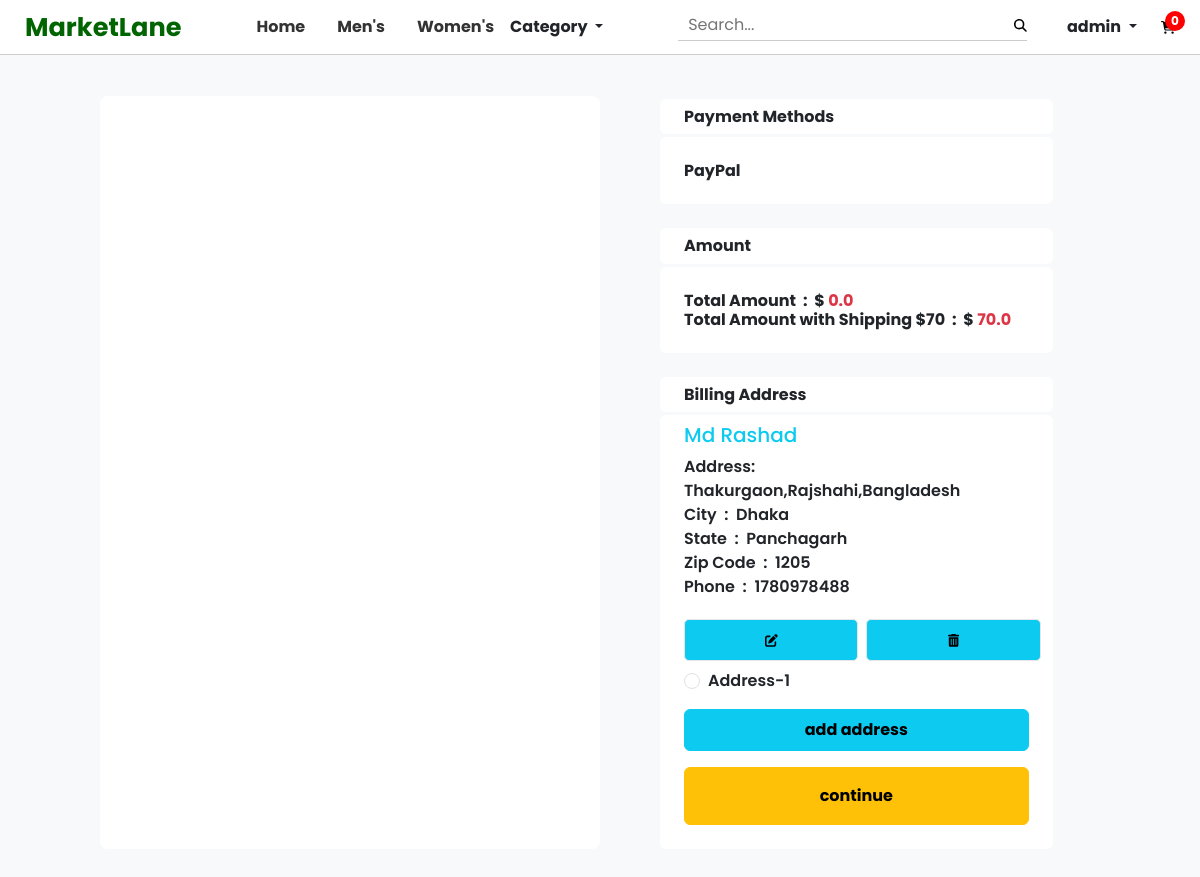
Screenshot of /checkout/ (signed in) with the database file from the repository.
### core/models.py (models this page shows, shortened)
class CustomerAddress(models.Model):
    STATE_CHOICES = [
        ('Rajshahi', (
                ('Bogura', 'Bogura'),
                ('Joypurhat', 'Joypurhat'),
                ('Naogaon', 'Naogaon'),
                ('Natore', 'Natore'),('Chapainawabganj', 'Chapainawabganj'),
                ('Pabna', 'Pabna'),('Rajshahi', 'Rajshahi'),
                ('Sirajganj', 'Sirajganj'),
            )
        ),
        ('Rangpur', (
                ('Dinajpur', 'Dinajpur'),
                ('Gaibandha', 'Gaibandha'),
                ('Kurigram', 'Kurigram'),
                ('Lalmonirhat', 'Lalmonirhat'),
                ('Nilphamari', 'Nilphamari'),('Panchagarh', 'Panchagarh'),
                ('Rangpur', 'Rangpur'),('Thakurgaon', 'Thakurgaon'),
            )
        ),
        ('Sylhet', (
                ('Habiganj', 'Habiganj'),
                ('Maulvibazar', 'Maulvibazar'),
                ('Sunamganj', 'Sunamganj'),('Sylhet', 'Sylhet'),
            )
        ),
        ('Barisal', (
                ('Barguna', 'Barguna'),
                ('Barisal', 'Barisal'),
                ('Bhola', 'Bhola'),
                ('Jhalokati', 'Jhalokati'),
                ('Patuakhali', 'Patuakhali'),
                ('Pirojpur', 'Pirojpur'),
            )
        ),
        ('Chittagong', (
                ('Bandarban', 'Bandarban'),
                ('Brahmanbaria', 'Brahmanbaria'),
                ('Chandpur', 'Chandpur'),
                ('Chittagong', 'Chittagong'),
                ('Comilla', 'Comilla'),
                ('Cox\'s Bazar', 'Cox\'s Bazar'),
                ('Feni', 'Feni'),
                ('Khagrachhari', 'Khagrachhari'),
                ('Lakshmipur', 'Lakshmipur'),
                ('Noakhali', 'Noakhali'),
                ('Rangamati', 'Rangamati'),
            )
        ),
        ('Dhaka', (
                ('Dhaka', 'Dhaka'),
                ('Faridpur', 'Faridpur'),
                ('Gazipur', 'Gazipur'),
                ('Gopalganj', 'Gopalganj'),
                ('Kishoreganj', 'Kishoreganj'),
                ('Madaripur', 'Madaripur'),
                ('Manikganj', 'Manikganj'),
                ('Munshiganj', 'Munshiganj'),
                ('Narayanganj', 'Narayanganj'),
                ('Narsingdi', 'Narsingdi'),
                ('Rajbari', 'Rajbari'),
                ('Shariatpur', 'Shariatpur'),
                ('Tangail', 'Tangail'),
            )
        ),
        ('Khulna', (
                ('Bagerhat', 'Bagerhat'),
                ('Chuadanga', 'Chuadanga'),
                ('Jessore', 'Jessore'),
                ('Jhenaidah', 'Jhenaidah'),
                ('Khulna', 'Khulna'),
                ('Kushtia', 'Kushtia'),
                ('Magura', 'Magura'),
                ('Meherpur', 'Meherpur'),
                ('Narail', 'Narail'),
                ('Satkhira', 'Satkhira'),
            )
        ),
        ('Mymensingh',(
                ('Jamalpur', 'Jamalpur'),
                ('Mymensingh', 'Mymensingh'),
                ('Netrakona', 'Netrakona'),
                ('Sherpur', 'Sherpur'),
            )
        ),
        ('Rajshahi', (
                ('Bogra', 'Bogra'),
                ('Chapainawabganj', 'Chapainawabganj'),
                ('Joypurhat', 'Joypurhat'),
                ('Naogaon', 'Naogaon'),
                ('Natore', 'Natore'),
                ('Pabna', 'Pabna'),
            )
        ),
    ]
    customer = models.ForeignKey(User, on_delete=models.CASCADE)
    name = models.CharField(max_length=100)
    address = models.CharField(max_length=200)
    city = models.CharField(max_length=100)
    state = models.CharField(choices=STATE_CHOICES, max_length=15)
    zip_code = models.CharField(max_length=20)
    phone = models.IntegerField()

### core/views.py (the view)
# urls.py: path('checkout/', views.CheckoutView.as_view(), name='check_out'),
class CheckoutView(LoginRequiredMixin, View):
    login_url = reverse_lazy('user_login')
    def get(self, request, *args, **kwargs):
        cart = len(ProductCart.objects.filter(user=self.request.user))
        carts = ProductCart.objects.filter(user=request.user).order_by('-id')
        address = CustomerAddress.objects.filter(
            customer=request.user).order_by('-id')
        products_total_price = 0.0
        for obj in carts:
            products_total_price = products_total_price + obj.get_total_cost()
        products_total_price_with_shipping_price = products_total_price+70
        context = {
            'carts': carts,
            'address': address,
            'products_total_price': products_total_price,
            'products_total_price_with_shipping_price': products_total_price_with_shipping_price,
            'cart': cart
        }
        return render(request, 'core/check_out.html', context)

### core/templates/core/check_out.html (shortened to what this page needs)
{% extends "core/base.html" %}
{% load static %}
{% block css-link %}
  <link rel="stylesheet" href="{% static 'core/css/check_out.css' %}">
{% endblock css-link %}
{% block body-content %}
  <div class='bg'>
    <div class="container col-lg-10 col-md-12 mt-md-5 pb-5">
      <div class="row">
        <div class="col-lg-6 col-md-7 d-flex flex-column align-items-center justify-content-center bg-white rounded-3 mt-5">
        </div>
          <div class="col-md-5 ms-lg-5 mt-5">
            <h6 class="rounded-2 bg-white py-2 px-4 fw-bold fm-puff ">Payment Methods</h6>
            <h6 class="rounded-2 bg-white py-4 px-4 fw-bold fm-puff mb-4">PayPal</h6>
            <h6 class="rounded-2 bg-white py-2 px-4 fw-bold fm-puff ">Amount</h6>
            <h6 class="rounded-2 bg-white py-4 px-4 fw-bold fm-puff mb-4 d-flex flex-column">
              <p>Total Amount&nbsp : &nbsp$&nbsp<span class="text-danger">{{products_total_price}}</span> </p>
              <p>Total Amount with Shipping $70 &nbsp:&nbsp $&nbsp<span class="text-danger">{{products_total_price_with_shipping_price}}</span> </p>
            </h6>
            <h6 class="rounded-2 bg-white py-2 px-4 fw-bold fm-puff">Billing Address</h6>
            <div class="rounded-2 bg-white py-2 px-4 fw-semibold add-form">
              <form action="/payment/done">
                {% for address in address %}
                <div class="billing-address fm-puff mb-3">
                  <h5 class="text-info">{{address.name|capfirst}}</h5>
                  <div class="d-flex flex-column align-items-start">
                    <p class="">Address: <span>{{address.address}}</span></p>
                    <p class="">City &nbsp:&nbsp {{address.city}}</p>
                    <p class="">State &nbsp:&nbsp {{address.state}}</p>
                    <p class="">Zip Code &nbsp:&nbsp {{address.zip_code}}</p>
                    <p class="">Phone &nbsp:&nbsp {{address.phone}}</p>
                  </div>
                  <div class="address-actions">
                    <a class="btn-icon btn-edit bg-info text-decoration-none"><i class="fas fa-edit"></i></a>
                    <a href="{% url 'customer_address_del' address.id %}" class="btn-icon btn-delete bg-info mx-2 "><i
                        class="fas fa-trash-alt"></i></a>
                  </div>
                  <div class="form-check">
                    <input class="form-check-input" type="radio" name="add_id" id="address-{{forloop.counter}}"
                      value="{{address.id}}" required>
                    <label class="form-check-label" for="address-{{forloop.counter}}">
                      Address-{{forloop.counter}}
                    </label>
                  </div>
                </div>
                {% endfor %}
                <a href="{% url 'customer_address' %}" class="btn btn-info py-2 my-3 d-block fw-bold">add address</a>
                <button type="submit" class="btn btn-warning py-3 my-3 d-block fw-bold fm-puff w-100">continue</button>
              </form>
            </div>
          </div>
      </div>
    </div>
  </div>
{% endblock body-content %}

### core/templates/core/navbar.html (shortened to what this page needs)
<div class="nav" id="navbar">
  <a href="{% url 'home' %}" class="logo">MarketLane</a>
  <div class="nav-a d-flex align-items-center list-unstyled">
    <a href="{% url 'home' %}">Home</a>
    <a href="{% url 'men_products' %}">Men's</a>
    <a href="{% url 'women_porducts' %}">Women's</a>
    <div class="dropdown">
      <a
        class="dropdown-toggle text-decoration-none text-dark"
        href="#"
        role="button"
        data-bs-toggle="dropdown"
        aria-expanded="false"
      >
        Category
      </a>
    </div>
  </div>
  <div class="d-flex align-items-center">
    <div class="search-container">
      <input type="text" placeholder="Search..." />
      <button type="submit"><i class="fa fa-search"></i></button>
    </div>
    <div class="nav-a">
      {% if request.user.is_authenticated %}
      <div class="dropdown mx-4">
        <a
          class="dropdown-toggle text-decoration-none text-dark"
          href="#"
          role="button"
          data-bs-toggle="dropdown"
          aria-expanded="false"
        >
          {{request.user}}
        </a>
      </div>
      {% else %}
      <a href="{% url 'user_registration' %}" class="d-inline mx-3"
        >login/register
      </a>
      {% endif %}
    </div>
    {% if request.user.is_authenticated %}
    <a class="cart-icon" href="{% url 'product_cart' %}">
      <span class="cart-count" id="cart-count">{{cart}}</span>
    </a>
    {% endif %}
  </div>
</div>

### core/static/core/css/style.css (style rules this page uses)
* { padding: 0; margin: 0; box-sizing: border-box; font-family: "Poppins", sans-serif !important; }
body { background-color: rgb(239 238 238) !important; position: relative; display: flex; flex-direction: column; justify-content: center; }
.fm-puff { font-family: "Poppins", sans-serif !important; }
.nav { display: flex; align-items: center; justify-content: space-between; padding: 0px 25px !important; width: 100%; height: 55px; border-bottom: 1px solid #ccc; position: fixed; background-color: white; z-index: 20; top: 0; font-weight: bold !important; }
.nav-a > a { position: relative; margin: 0 1rem; text-decoration: none; color: #333; }
.nav-a > a::after { content: ""; position: absolute; background-color: #00640f; left: 0; bottom: -2px; height: 2px; width: 0%; transition: all 0.3s ease-in-out; }
.search-container { display: flex; align-items: center; border-bottom: 1px solid #ccc; padding-bottom: 3px; margin: 0 1rem; }
input[type="text"] { border: none; outline: none; font-size: 16px; padding: 0 10px; flex: 1; }
.search-container button[type="submit"] { border: none !important; background: none !important; outline: none !important; cursor: pointer; }
.nav .logo { text-decoration: none; font-size: 1.6rem; font-weight: bold; color: darkgreen; }
.cart-icon { display: flex; align-items: center; position: relative; color: #000; text-decoration: none; }
.cart-count { position: absolute; top: -10px; right: -10px; display: flex; justify-content: center; align-items: center; width: 20px; height: 20px; border-radius: 50%; font-size: 12px; font-weight: bold; background-color: #f00; color: #fff; }
.svg-inline--fa { height: 0.8em; }
input[type="text"] { flex: 0.1; }
.address-actions { flex-shrink: 0; display: flex; flex-direction: row; align-items: center; justify-content: space-between; margin-top: 20px; }
.btn-icon { display: flex; text-decoration: none; color: black; justify-content: center; align-items: center; border: 1px solid #e6e6e6; cursor: pointer; font-size: 1rem; height: 42px; width: 42px; margin-bottom: 8px; padding: 20px 25%; transition: all 0.3s ease; border-radius: 5px; }

### core/static/core/css/check_out.css (style rules this page uses)
.fm-puff { font-family: 'Poppins', sans-serif !important; }
h6 { padding: 0; margin: 3px 0; }
p { padding: 0; margin: 0; }
.bg { min-height: 100vh; width: 100%; }
.billing-address p { margin: 0; padding: 0; }

### rows the page displays
CustomerAddress: name "Md Rashad", address "Thakurgaon,Rajshahi,Bangladesh", city "Dhaka", state "Panchagarh", zip_code "1205", phone "1780978488"

### other values shown
{{ request.user }} "admin"
{{ cart }} "0"
{{ products_total_price }} "0.0"
{{ products_total_price_with_shipping_price }} "70.0"
